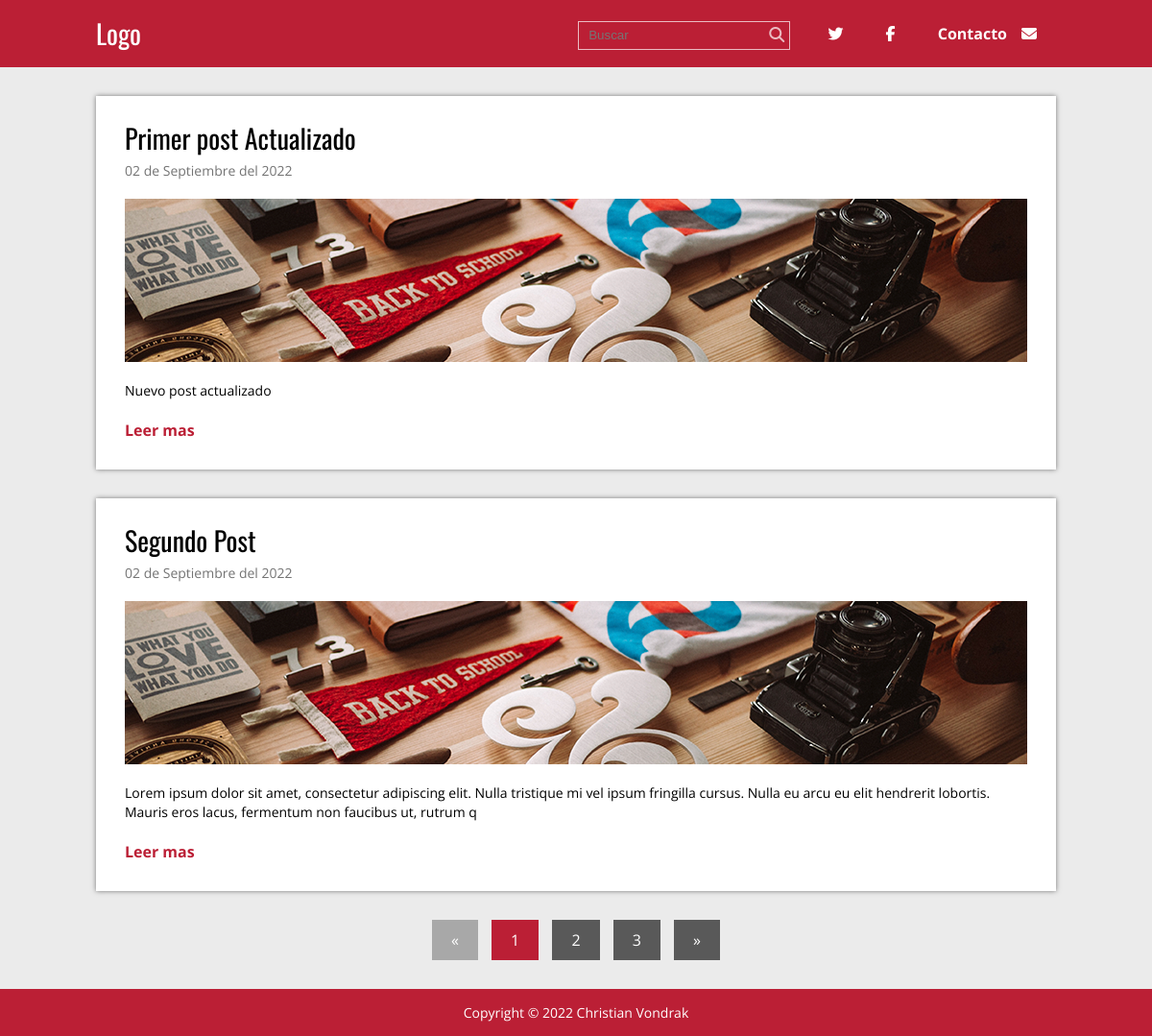
The page / on the database its author committed.
### tables this page shows
CREATE TABLE `articulo` (
  `ID` int(11) NOT NULL,
  `titulo` varchar(200) NOT NULL,
  `extracto` varchar(200) NOT NULL,
  `fecha` timestamp NOT NULL DEFAULT current_timestamp(),
  `texto` text NOT NULL,
  `thumb` varchar(50) NOT NULL
);

### index.php (called while the page is built, shortened)
<?php
require 'admin/config.php';
require 'functions.php';
   $conexion=conexion($bd_config);
   $post = obtener_post($blog_config['post_por_pagina'],$conexion);
require 'views/index.view.php';
?>

### admin/config.php (called while the page is built, shortened)
<?php
$blog_config = array(
    'post_por_pagina'=>'2',
    'carpeta_imagenes'=>'img/'
);
?>

### functions.php (called while the page is built, shortened)
<?php
    function pagina_actual(){
        return isset($_GET['p']) ? (int)$_GET['p']: 1;
    }
    function obtener_post($post_por_pagina,$conexion){
        $inicio = (pagina_actual()>1) ? pagina_actual() * $post_por_pagina - $post_por_pagina : 0;
        $sentencia = $conexion->prepare("SELECT SQL_CALC_FOUND_ROWS * FROM articulo LIMIT $inicio, $post_por_pagina");
        $sentencia->execute();
        return $sentencia->fetchAll();
    }
    function numero_paginas($post_por_pagina, $conexion){
        $total_post=$conexion->prepare('SELECT FOUND_ROWS() as total');
        $total_post->execute();
        $total_post = $total_post->fetch()['total'];
        $numero_paginas=ceil($total_post/$post_por_pagina);
        return $numero_paginas;
    }
    function fecha($fecha){
        $timestamp = strtotime($fecha);
        $meses = ['Enero', 'Febrero', 'Marzo', 'Abril', 'Mayo', 'Junio',
        'Julio', 'Agosto', 'Septiembre', 'Octubre', 'Noviembre', 'Diciembre'];
        $dia = date('d',$timestamp);
        $mes = date('m',$timestamp)-1;
        $year = date('Y',$timestamp);
        $fecha="$dia de ". $meses[$mes] . " del $year";
        return $fecha;
    }
?>

### views/index.view.php (the view)
<?php
require 'header.php';
?>
<div class="contenedor">
    <?php foreach($post as $p): ?>
    <div class="post">
        <article>
            <h2 class="titulo"><a href="single.php?id=<?php echo $p['ID']; ?>"><?php echo $p['titulo']; ?></a></h2>
            <p class="fecha"><?php echo fecha($p['fecha']); ?></p>
            <div class="thumb">
                <a href="single.php?id=<?php echo $p['ID']; ?>">
                    <img src="<?php echo RUTA; ?>/img/<?php echo $p['thumb']; ?>" alt="">
                </a>
            </div>
            <p class="extracto"><?php echo $p['extracto']; ?></p>
            <a href="single.php?id=<?php echo $p['ID'] ?>;" class="continuar">Leer mas</a>
        </article>
    </div>
    <?php endforeach ?>
    <?php require 'paginacion.php'; ?>
</div>
    <?php require 'footer.php';?>
</body>
</html>

### views/header.php (shortened to what this page needs)
<!DOCTYPE html>
<html lang="en">
<head>
    <link rel="stylesheet" href="<?php echo RUTA; ?>css/style.css">
</head>
<body>
    <header>
        <div class="contenedor">
            <div class="logo izquierda">
                <p><a href="<?php echo RUTA; ?>">Logo</a></p>
            </div>
            <div class="derecha">
                <form name="busqueda" class="buscar" action="<?php echo RUTA; ?>/buscar.php" method="GET">
                    <input type="text" name="busqueda" placeholder="Buscar">
                    <button type="submit" class="icono fa fa-search"></button>
                </form>
                <nav class="menu">
                    <ul>
                        <li ><a href="#"><i class="fa fa-twitter"></i></a></li>
                        <li ><a href="#"><i class="fa fa-facebook"></i></a></li>
                        <li ><a href="#">Contacto<i class="icono fa fa-envelope"></i></a></li>
                    </ul>
                </nav>
            </div>
        </div>
    </header>

### paginacion.php
<section class="paginacion">
    <?php $numero_paginas = numero_paginas($blog_config['post_por_pagina'], $conexion); ?>
    <ul>
        <?php if (pagina_actual() === 1) : ?>
            <li class="disabled">&laquo;</li>
        <?php else : ?>
            <li class=""><a href="index.php?p=<?php echo pagina_actual() - 1; ?>">&laquo;</a></li>
        <?php endif; ?>
        <?php for ($i = 1; $i <= $numero_paginas; $i++) : ?>
            <?php if (pagina_actual() === $i) : ?>
                <li class="active"><?php echo $i; ?></li>
            <?php else : ?>
                <li><a href="index.php?p=<?php echo $i ?>"><?php echo $i; ?></a></li>
            <?php endif; ?>
        <?php endfor; ?>
        <?php if (pagina_actual() == $numero_paginas) : ?>
            <li class="disabled">&raquo;</li>
        <?php else : ?>
            <li class=""><a href="index.php?p=<?php echo pagina_actual() + 1; ?>">&raquo;</a></li>
        <?php endif; ?>
    </ul>
</section>

### views/footer.php
<footer>
    <p class="copyright">Copyright &copy; 2022 Christian Vondrak</p>
</footer>

### css/style.css (style rules this page uses)
* { margin: 0; padding: 0; -webkit-box-sizing: border-box; -moz-box-sizing: border-box; box-sizing: border-box; }
body { font-size: 16px; font-family: 'Open Sans', sans-serif; background: #ebebeb; }
h1, h2, h3, h4, h5, h6 { font-family: "Oswald", Arial, Sans-serif; font-weight: normal; }
a { text-decoration: none; color:#BB1F35; }
.contenedor { max-width: 1000px; width: 90%; margin: auto; }
.izquierda { float: left; }
.derecha { float: right; }
header { color:#fff; margin-bottom: 30px; background: #BB1F35; }
header .contenedor { overflow: hidden; }
header .logo { max-width: 300px; }
header .logo a { color: #fff; font-family: "Oswald", Arial, Sans-serif; font-size: 28px; line-height: 70px; }
header .buscar { display: inline-block; position: relative; margin-right: 15px; }
header .buscar input[type="text"] { background: none; border:1px solid rgba(255,255,255,.7); color:rgba(255,255,255,.7); height: 30px; padding: 0 10px; padding-right: 32px; }
header .buscar .icono { color:rgba(255,255,255,.7); position: absolute; right: 0; background: none; border:none; cursor:pointer; padding: 6px; font-size: 16px; line-height: 16px; }
header .menu { display: inline-block; }
header .menu ul { list-style: none; }
header .menu ul li { display: inline-block; line-height: 70px; }
header .menu ul li a { color: #fff; display: block; padding: 0px 20px; font-weight: bold; }
header .menu ul li a .icono { margin-left: 15px; }
.post { width: 100%; background: #fff; box-shadow: 0px 0px 5px rgba(0,0,0, .5); margin-bottom: 30px; padding: 30px; }
.post article .titulo { font-family: "Oswald", Arial, Sans-serif; font-size: 28px; font-weight: normal; line-height: 28px; margin-bottom: 10px; }
.post article .titulo a { color:#000; }
.post article .fecha { color:#747474; font-size: 14px; margin-bottom: 20px; }
.post article .thumb { margin-bottom: 20px; }
.post article .thumb img { vertical-align: top; width: 100%; }
.post article .extracto { font-size: 14px; line-height: 20px; margin-bottom: 20px; }
.post article .continuar { color:#BB1F35; font-weight: bold; }
footer { background: #BB1F35; color: #fff; }
footer .copyright { text-align: center; font-size: 14px; padding: 15px 0; }
.paginacion { margin-bottom: 30px; }
.paginacion ul { list-style: none; text-align: center; }
.paginacion ul li { display: inline-block; margin:0 5px; color:#fff; }
.paginacion ul li a { display: block; padding:10px 20px; background: #595959; color:#fff; }
.paginacion ul .active { background: #BB1F35; padding:10px 20px; }
.paginacion ul .disabled { background: #a8a8a8; padding:10px 20px; cursor: not-allowed; }

### rows shown on the page
articulo: titulo "Primer post Actualizado", fecha "02 de Septiembre del 2022", thumb (picture), extracto "Nuevo post actualizado"
articulo: titulo "Segundo Post", fecha "02 de Septiembre del 2022", thumb (picture), extracto "Lorem ipsum dolor sit amet, consectetur adipiscing elit. Nulla tristique mi vel ipsum fringilla cursus. Nulla eu arcu eu elit hendrerit lobortis. Mauris eros lacus, fermentum non faucibus ut, rutrum q"
